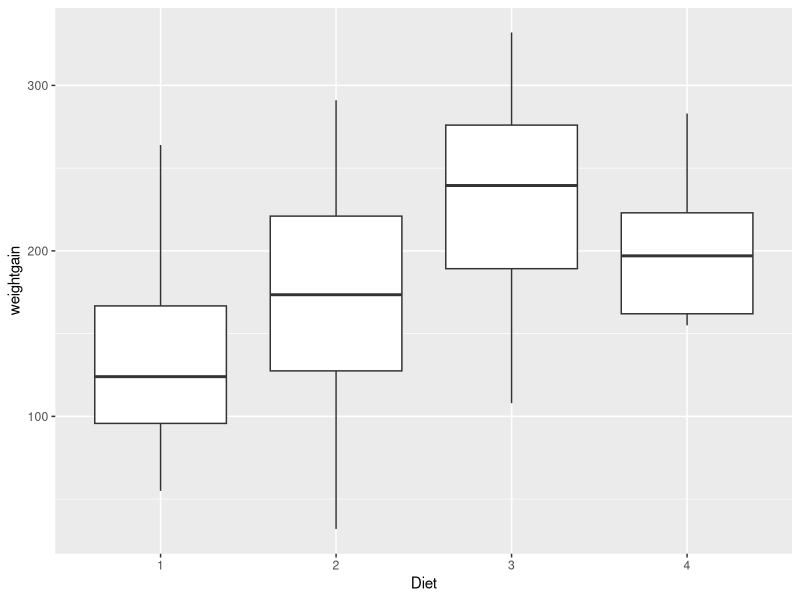
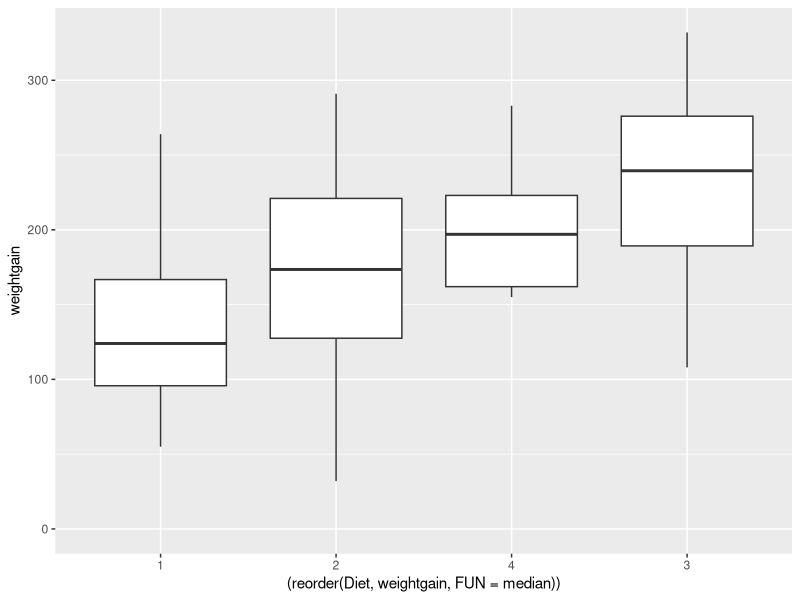

Recreate these plots in R, in order.
## ---- chunk 1

library(ggplot2)
library(datasets)
library(dplyr)

ChickWeight

?ChickWeight
head(ChickWeight)

#TODO ask and look into the data structure more

class(ChickWeight)

summary(ChickWeight)
## ---- chunk 2
#Take the diets of the chickens 
#Count the number of rows for each diet save it
#Get the average weight for each diet save it
#Get the sd for the weigh of each diet, save it
weight0 <- ChickWeight %>%   group_by(Diet) %>% summarize(
    num_chicks = n(),
    avg_weight = mean(weight, na.rm=TRUE),
    sd_weight = sd(weight, na.rm = TRUE)
  )

print(weight0)

## ---- chunk 3

#sube]
complete <- ChickWeight %>% group_by(Chick) %>% mutate(Measurement_Count =n())

#Now make sure there are only 12 measurements
complete <- complete %>% filter(Measurement_Count == 12)

#print(complete)
head(complete, 3)

## ---- chunk 4
complete <- complete %>%
  group_by(Chick) %>%
  mutate(weightgain = weight - weight[Time == 0])

head(complete, 3)

## ---- chunk 5

tempDF <- complete %>% filter(Time == 21)
ggplot(tempDF, aes(x=Diet, y=weightgain))+
  geom_boxplot()

## ---- chunk 6

#Used the reoder function to reorder by median
#Added expand_limits to make sure 0 is in the axis range
ggplot(tempDF, aes(x=(reorder (Diet, weightgain, FUN=median)), y=weightgain))+
  geom_boxplot()+ 
  expand_limits(y=0)

## ---- chunk 7



